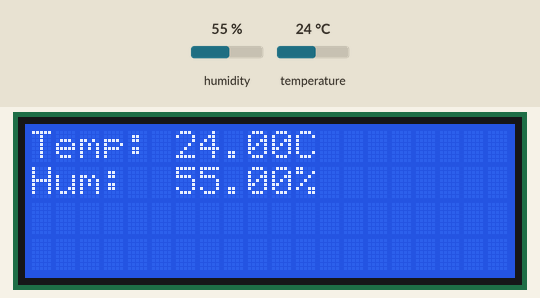
Recording of a sketch running on a simulated ESP32. Parts: 20×4 character LCD. Inputs (shaded band) come from the test bench; at power-on: humidity 55 %, temperature 24 °C.

Above: at 1.2 s.
1.3 s: humidity set to 22 %
At 3.4 s:
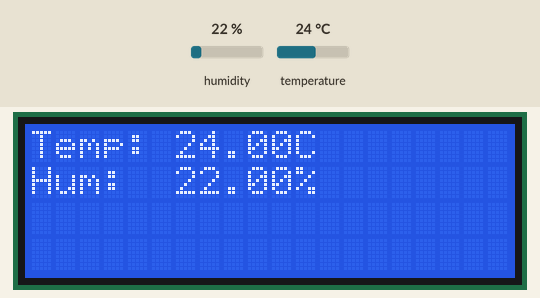
4.0 s: temperature set to 12 °C
At 4.8 s:
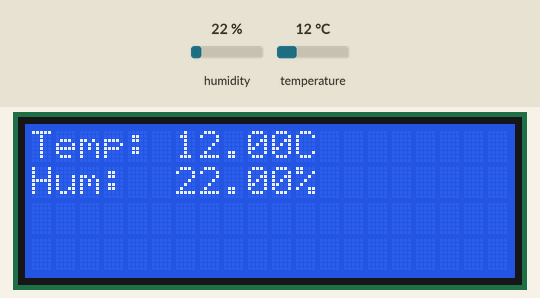
6.7 s: humidity set to 40 %
At 8.7 s:
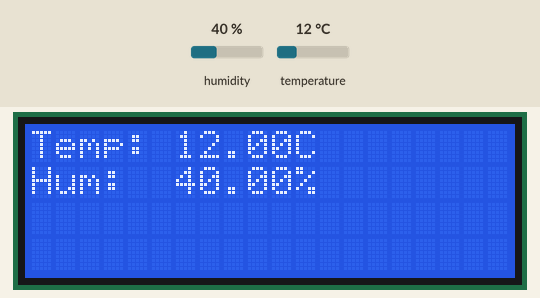
9.7 s: temperature set to 19 °C
Timing chart, 0 to 12.7 s (numbered marks = the images above; inputs shaded):
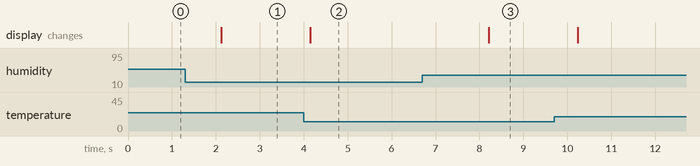

Measured:
- after the input at 1.3 s, the display: changes after 0.82 s (image 1)
- after the input at 4.0 s, the display: changes after 0.15 s (image 2)
- after the input at 6.7 s, the display: changes after 1.5 s (image 3)

The sketch:

main.ino
```cpp
#include <DHT.h>
#include <LiquidCrystal_I2C.h>
const int dhtPin=32;
LiquidCrystal_I2C lcd(0x27,20,4);
#define DHTTYPE DHT22
DHT dht(dhtPin, DHTTYPE);

void setup() {
lcd.init();
lcd.backlight();
dht.begin();
}

void loop() {
  float temp= dht.readTemperature();
  float humidity=dht.readHumidity();

  lcd.setCursor(0, 0);
  lcd.print("Temp: ");
  lcd.print(temp);
  lcd.print("C");

  lcd.setCursor(0, 1);
  lcd.print("Hum:  ");
  lcd.print(humidity);
  lcd.print("%");

  delay(2000);


}
```
